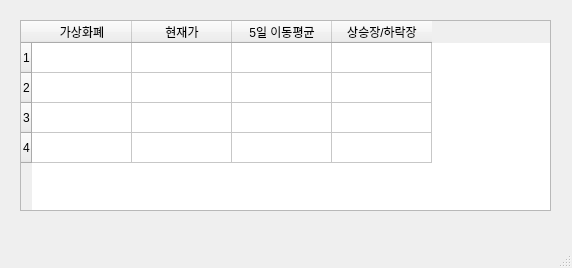
<?xml version="1.0" encoding="UTF-8"?>
<ui version="4.0">
 <class>MainWindow</class>
 <widget class="QMainWindow" name="MainWindow">
  <property name="windowModality">
   <enum>Qt::NonModal</enum>
  </property>
  <property name="geometry">
   <rect>
    <x>0</x>
    <y>0</y>
    <width>572</width>
    <height>268</height>
   </rect>
  </property>
  <property name="windowTitle">
   <string>가상화폐 상승장/하락장 알리미</string>
  </property>
  <widget class="QWidget" name="centralwidget">
   <widget class="QTableWidget" name="tableWidget">
    <property name="geometry">
     <rect>
      <x>20</x>
      <y>20</y>
      <width>531</width>
      <height>191</height>
     </rect>
    </property>
    <property name="rowCount">
     <number>4</number>
    </property>
    <row/>
    <row/>
    <row/>
    <row/>
    <column>
     <property name="text">
      <string>가상화폐</string>
     </property>
    </column>
    <column>
     <property name="text">
      <string>현재가</string>
     </property>
    </column>
    <column>
     <property name="text">
      <string>5일 이동평균</string>
     </property>
    </column>
    <column>
     <property name="text">
      <string>상승장/하락장</string>
     </property>
    </column>
   </widget>
  </widget>
  <widget class="QMenuBar" name="menubar">
   <property name="geometry">
    <rect>
     <x>0</x>
     <y>0</y>
     <width>572</width>
     <height>26</height>
    </rect>
   </property>
  </widget>
  <widget class="QStatusBar" name="statusbar"/>
 </widget>
 <resources/>
 <connections/>
</ui>
